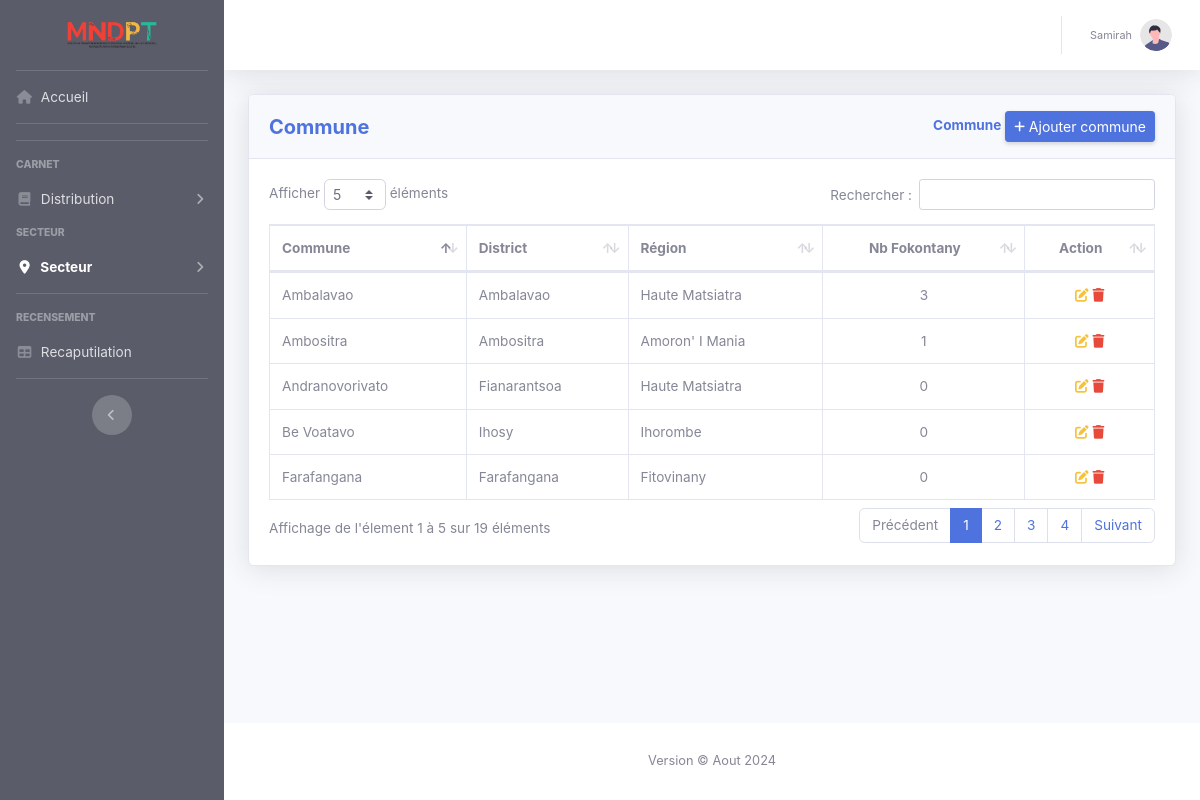
Screenshot of /View/commune.php (signed in) with the database file from the repository.
### tables this page shows
CREATE TABLE IF NOT EXISTS `commune` (
  `id` int(11) NOT NULL AUTO_INCREMENT,
  `nom` varchar(30) NOT NULL,
  `type` varchar(10) NOT NULL,
  `districtID` int(11) NOT NULL,
  PRIMARY KEY (`id`),
  KEY `districtID` (`districtID`)
);

CREATE TABLE IF NOT EXISTS `district` (
  `id` int(11) NOT NULL AUTO_INCREMENT,
  `nom` varchar(30) NOT NULL,
  `regionID` int(11) NOT NULL,
  PRIMARY KEY (`id`),
  KEY `district_ibfk_1` (`regionID`)
);

CREATE TABLE IF NOT EXISTS `region` (
  `id` int(11) NOT NULL AUTO_INCREMENT,
  `nom` varchar(30) NOT NULL,
  PRIMARY KEY (`id`)
);

### Model/Commune.php (called while the page is built, shortened)
<?php
class Commune {
    private $conn;
    public function __construct($db) {
        $this->conn = $db;
    }
    public function readJoin() {
        $query = "SELECT
                c.Id AS commune_id,
                c.nom AS commune_nom,
                d.nom AS district_nom,
                d.Id AS district_id,
                r.nom AS region_nom,
                r.Id AS region_id,
                COUNT(f.Id) AS compte_fokontany
            FROM
                Commune c
            JOIN
                District d ON c.districtID = d.Id
            JOIN
                Region r ON d.regionID = r.Id
            LEFT JOIN
                Fokontany f ON c.Id = f.communeID
            GROUP BY
                c.Id, c.nom, d.nom, r.nom;
";
        $stmt = $this->conn->prepare($query);
        $stmt->execute();
        return $stmt;
    }
}
?>

### View/commune.php (the view, shortened to what this page needs)
<?php include "header.php" ?>
<div class="card shadow mb-4">
    <div class="card-header py-3">
        <div class="d-sm-flex align-items-center justify-content-between">
            <div>
                <h5 class="m-0 font-weight-bold text-primary">Commune</h5>
            </div>
            <div>
                <span class="m-0 font-weight-bold text-primary">Commune</span>
                <a href="#" class="d-none d-sm-inline-block btn btn-sm btn-primary shadow-sm" data-toggle="modal" data-target="#modalAdd"><i class="fas fa-plus fa-sm text-white-60"></i> Ajouter commune</a>
            </div>
        </div>
    </div>
    <div class="card-body">
        <div class="table-responsive">
            <table class="table table-bordered table-smM" id="dataTable" width="100%" cellspacing="0">
                <thead>
                    <tr>
                        <th>Commune</th>
                        <th>District</th>
                        <th>Région</th>
                        <th class='text-center'>Nb Fokontany</th>
                        <th class='text-center'>Action</th>
                    </tr>
                </thead>
                <tbody>
                    <?php
                    $database = new Database();
                    $db = $database->getConnection();
                    $commune = new Commune($db);
                    $stmt = $commune->readJoin();
                    while ($row = $stmt->fetch(PDO::FETCH_ASSOC)) {
                        extract($row);
                        echo "<tr>";
                        echo "<td>{$commune_nom}</td>";
                        echo "<td>{$district_nom}</td>";
                        echo "<td>{$region_nom}</td>";
                        echo "<td class='text-center'>{$compte_fokontany}</td>";
                        echo "<td class='text-center'>";
                        echo "<a href='javascript:prepareUpdate({$commune_id}, {$region_id}, {$district_id}, `{$commune_nom}`)'><i class='fas fa-edit text-warning'></i></a> ";
                        echo "<a href='javascript:prepareDelete({$commune_id}, `{$commune_nom}`)'><i class='fas fa-trash text-danger'></i> </a>";
                        echo "</td>";
                        echo "</tr>";
                    }
                    ?>
                </tbody>
            </table>
        </div>
    </div>
</div>
<?php include "footer.php" ?>

### View/header.php (shortened to what this page needs)
<!DOCTYPE html>
<html lang="en">
<head>
    <link href="vendor/fontawesome-free/css/all.min.css" rel="stylesheet" type="text/css">
    <link href="css/sb-admin-2.min.css" rel="stylesheet">
    <link rel="stylesheet" href="css/style.css">
    <link rel="stylesheet" href="https://cdnjs.cloudflare.com/ajax/libs/font-awesome/6.0.0-beta3/css/all.min.css">
    <link href="vendor/datatables/dataTables.bootstrap4.min.css" rel="stylesheet">
</head>
<body id="page-top">
    <div id="wrapper">
        <ul class="navbar-nav text-light bg-dark sidebar sidebar-dark accordion" id="accordionSidebar">
            <a class="sidebar-brand d-flex align-items-center justify-content-center" href="index.php">
                <div>
                    <img style="width: 100px;" src="img/Logo.png" alt="">
                </div>
            </a>
            <hr class="sidebar-divider my-0">
            <li class="nav-item" id="accueilItem">
                <a class="nav-link" href="index.php">
                    <i class="fas fa-fw fa-home"></i>
                    <span>Accueil</span></a>
            </li>
            <hr class="sidebar-divider">
            <hr class="sidebar-divider">
            <div class="sidebar-heading">
                Carnet
            </div>
            <li class="nav-item" id="carnetItem">
                <a class="nav-link collapsed" href="#" data-toggle="collapse" data-target="#collapseCarnet"
                    aria-expanded="true" aria-controls="collapseCarnet">
                    <i class="fas fa-fw fa-book"></i>
                    <span>Distribution</span>
                </a>
            </li>
             <div class="sidebar-heading">
                Secteur
            </div>
            <li class="nav-item" id="departementItem">
                <a class="nav-link collapsed" href="#" data-toggle="collapse" data-target="#departementCollapse"
                    aria-expanded="true" aria-controls="departementCollapse">
                    <i class="fas fa-fw fa-map-marker-alt"></i>
                    <span>Secteur</span>
                </a>
            </li>
            <hr class="sidebar-divider">
            <div class="sidebar-heading">
                Recensement
            </div>
            <li class="nav-item" id="recensementItem">
                <a class="nav-link" href="recensement.php">
                    <i class="fas fa-fw fa-table"></i>
                    <span>Recaputilation</span></a>
            </li>
            <hr class="sidebar-divider d-none d-md-block">
            <div class="text-center d-none d-md-inline">
                <button class="rounded-circle border-0" id="sidebarToggle"></button>
            </div>
        </ul>
        <div id="content-wrapper" class="d-flex flex-column">
            <div id="content">
                <nav class="navbar navbar-expand navbar-light bg-white topbar mb-4 static-top shadow">
                    <ul class="navbar-nav ml-auto">
                        <li class="nav-item dropdown no-arrow">
                            <a class="nav-link dropdown-toggle" href="#" id="userDropdown" role="button"
                                data-toggle="dropdown" aria-haspopup="true" aria-expanded="false">
                                <span class="mr-2 d-none d-lg-inline text-gray-600 small"><?php echo $_SESSION['username']?></span>
                                <img class="img-profile rounded-circle"
                                    src="img/undraw_profile.svg">
                            </a>
                        </li>
                    </ul>
                </nav>
                <div class="container-fluid">
                    <?php
                    include_once '../Model/Fokontany.php';
                    include_once '../Model/Commune.php';
                    ?>

### View/footer.php (shortened to what this page needs)
</div>
            </div>
            <footer class="sticky-footer bg-white">
                <div class="container my-auto">
                    <div class="copyright text-center my-auto">
                        <span>Version &copy; Aout 2024</span>
                    </div>
                </div>
            </footer>
        </div>
    </div>
</body>
</html>

### rows the page displays
commune: nom "Andranovorivato", districtID.nom "Fianarantsoa", region.nom "Haute Matsiatra", compte_fokontany "0"
commune: nom "Ambalavao", districtID.nom "Ambalavao", region.nom "Haute Matsiatra", compte_fokontany "3"
commune: nom "Ambositra", districtID.nom "Ambositra", region.nom "Amoron' I Mania", compte_fokontany "1"
commune: nom "Be Voatavo", districtID.nom "Ihosy", region.nom "Ihorombe", compte_fokontany "0"
commune: nom "Farafangana", districtID.nom "Farafangana", region.nom "Fitovinany", compte_fokontany "0"

### other values shown
$_SESSION['username'] "Samirah"
